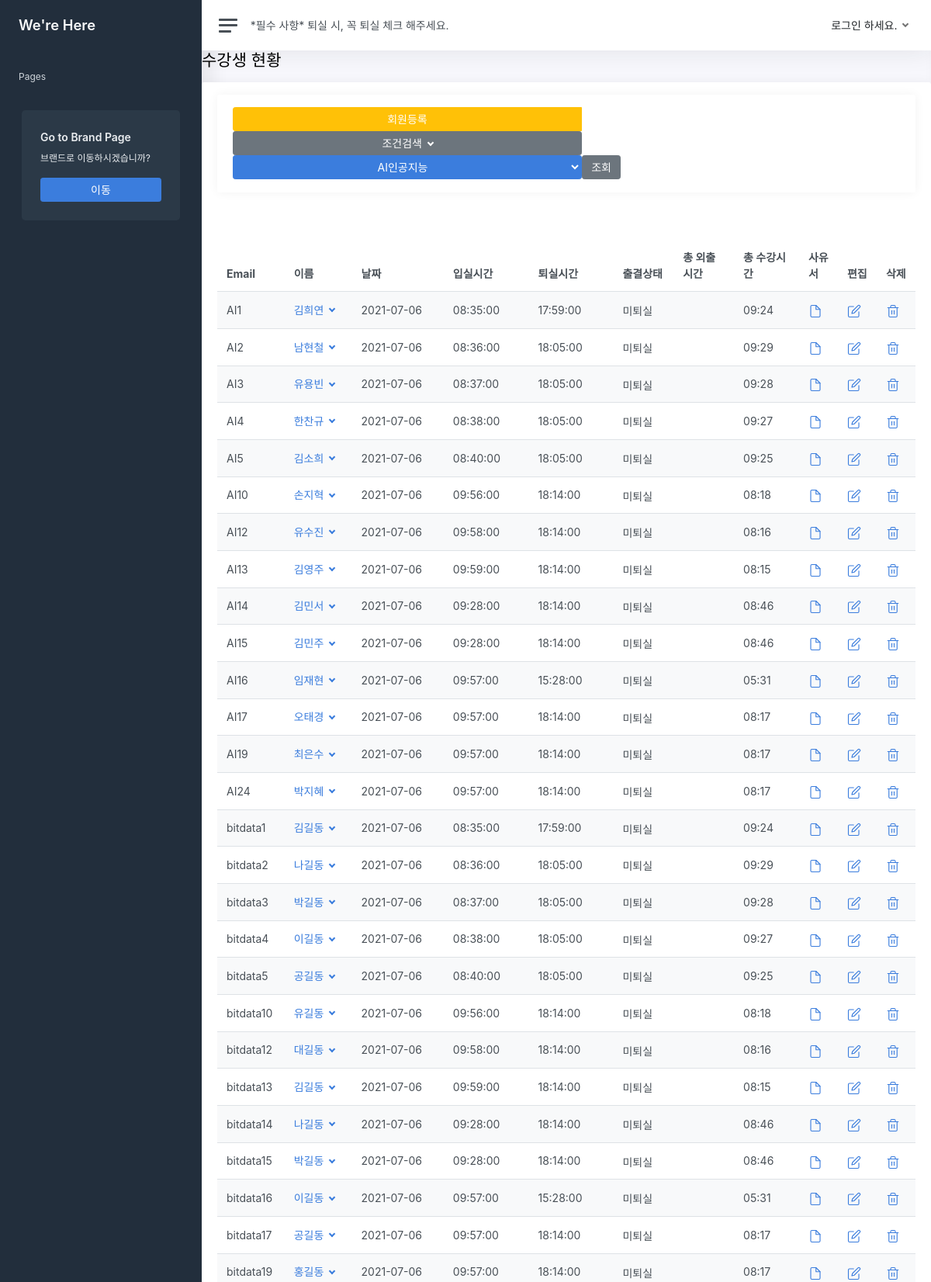
The app's page /CRM/status/data/stay/ (upper part) with its own data.
### CRM/models.py (models this page shows)
class Student_list(models.Model):
    studentListNum = models.AutoField(ClassList, primary_key=True)
    member_fk = models.ForeignKey(Member, on_delete=models.CASCADE)
    class_fk = models.ForeignKey(ClassList, on_delete=models.CASCADE)
    date = models.DateField(auto_now_add=True)
    attendance = models.CharField(max_length=2,default='N',null=True)
    absent = models.CharField(max_length=2,default='N',null=True)
    late = models.CharField(max_length=2,default='N',null=True)
    early= models.CharField(max_length=2,default='N',null=True)
    input_time = models.DateTimeField(null=True)
    output_time= models.DateTimeField(null=True)
    total_time_outing = models.DateTimeField(null=True)
    total_time = models.DateTimeField(null=True)
    temperature = models.FloatField(null=True)

class Member (models.Model):
    email = models.CharField(max_length=200, primary_key=True)
    class_fk = models.ForeignKey(ClassList, on_delete=models.CASCADE, null=True)
    password = models.CharField(max_length=200)
    name = models.CharField(max_length=50)
    age = models.IntegerField(null=True)
    university = models.CharField(max_length=50,default = '',null=True)
    major = models.CharField(max_length=50,default = '',null=True)
    interest_language = models.CharField(max_length=50,default = '',null=True)
    phone_number = models.CharField(max_length=100,default = '',null=True)
    address = models.CharField(max_length=200,default = '',null=True)
    birth = models.DateField(null=True)
    seat_num = models.IntegerField(null=True)
    authority = models.CharField(max_length=50)

### CRM/VIEW/status.py (the view)
# urls.py: path('status/data/stay/',               Status.stillhere,     name='status_stay'),
    def stillhere(request):
        classlist = ClassList.objects.all()
        list_status_here = Student_list.objects.filter(attendance='Y')
        context = {'classlist' : classlist,}
        for object in list_status_here:
            object.date = object.date.strftime('%Y-%m-%d')
            object.input_time = object.input_time.strftime('%H:%M:%S')
            object.output_time = object.output_time.strftime('%H:%M:%S')
            object.total_time = Status.diff_time(object.output_time, object.input_time)
            object.absent = '미퇴실'
        context = {'list_status' : list_status_here, 'classlist' : classlist,}
        return render(request, './crm/page/03_status/status_02.html', context)

### CRM/VIEW/status.py (called while the page is built)
    def diff_time(time_in,time_out):
        t2 = datetime.strptime(time_out,'%H:%M:%S')
        t1 = datetime.strptime(time_in,'%H:%M:%S')
        time_stay = abs(t2-t1)
        result = time(time_stay.seconds //3600, (time_stay.seconds // 60) % 60).strftime('%H:%M')
        return result

### CRM/templates/crm/page/03_status/status_02.html (shortened to what this page needs)
{% extends 'crm/include/base_c.html' %}
{% load static %}
{% block content %}
<h1 class="h3 mb-3">수강생 현황</h1>
<div class="row">
    <div class="col-12">
        <div class="card">
            <div class="card-header">
                <div class="card">
                    <div class="card-header">
                        <div class="btn-group">
                            <button type="button" class="btn btn-warning" data-toggle="modal" data-target="#centeredModalWarning" style="width:450px">
                            회원등록
                            </button>
                        </div>
                        <div class="btn-group">
                            <button type="button" class="btn btn-secondary dropdown-toggle" data-toggle="dropdown"
                                style="width:450px">
                                조건검색
                            </button>
                        </div>
                        <div class="btn-group">
                            <select type="button" class="btn btn-primary dropdown-toggle" data-toggle="dropdown"
                                aria-haspopup="true" aria-expanded="false" name="select_class"
                                id="select_class" onchange="search_class()" style="width:450px">
                                <div class="dropdown-menu">
                                    {% for object in classlist %}
                                    <option>{{ object.class_name }}</option>
                                </div>
                                {% endfor %}
                                <form action="{% url 'CRM:status_data'%}"method="post">
                                    <button type="submit" class="btn btn-secondary"> 조회 </button>
                                </form>
                            </div>
                    </div>
                </div>
            </div>
            <div class="card-body">
                <table class="table table-striped" id="dynamicTable">
                    <thead>
                        <tr>
                            <th style="width:6%;">Email</th>
                            <th style="width:10%">이름</th>
                            <th style="width:15%">날짜</th>
                            <th style="width:13%">입실시간</th>
                            <th style="width:13%">퇴실시간</th>
                            <th style="width:10%">출결상태</th>
                            <th style="width:10%">총 외출시간</th>
                            <th style="width:10%">총 수강시간</th>
                            <th style="width:5%">사유서</th>
                            <th style="width:4%">편집</th>
                            <th style="width:4%">삭제</th>
                        </tr>
                    </thead>
                    <tbody id="dynamicTbody">
                        {% for status in list_status %}
                        <tr>
                            <td> {{status.member_fk.email}} </td>
                            <td>
                                <a class="dropdown-toggle" href="#" data-toggle="dropdown" aria-expanded="false">
                                    {{ status.member_fk.name }}
                                </a>
                            </td>
                            <td> {{status.date}} </td>
                            <td> {{status.input_time}} </td>
                            <td> {{status.output_time}} </td>
                            {% if status.absent == '결석' %}
                            <td> <span class="badge bg-danger"> 결석 </span> </td>
                            {% elif status.absent == '미퇴실' %}
                            <td> <span class="align-middle"> 미퇴실 </span> </td>
                            {% elif status.absent == '지각' %}
                            <td> <span class="badge bg-warning"> 지각 </span> </td>
                            {% elif status.absent == '조퇴' %}
                            <td> 조퇴 </td>
                            {% else %}
                            <td> <span class="badge bg-success"> 출석 </span> </td>
                            {% endif %}
                            <td> </td>
                            <td> {{status.total_time}} </td>
                            <td> <a href="#"> </a></td>
                            <td> <a href="#">
                            </a></td>
                            <td> <a href="#">
                            </a></td>
                        </tr>
                        {% endfor %}
                    </tbody>
                </table>
            </div>
        </div>
    </div>
</div>
{% endblock %}

### records on screen
Student_list: member_fk.email "AI1", member_fk.name "김희연", date "2021-07-06", input_time "08:35:00", output_time "17:59:00", absent "미퇴실", total_time "09:24"
Student_list: member_fk.email "AI2", member_fk.name "남현철", date "2021-07-06", input_time "08:36:00", output_time "18:05:00", absent "미퇴실", total_time "09:29"
Student_list: member_fk.email "AI3", member_fk.name "유용빈", date "2021-07-06", input_time "08:37:00", output_time "18:05:00", absent "미퇴실", total_time "09:28"
Student_list: member_fk.email "AI4", member_fk.name "한찬규", date "2021-07-06", input_time "08:38:00", output_time "18:05:00", absent "미퇴실", total_time "09:27"
Student_list: member_fk.email "AI5", member_fk.name "김소희", date "2021-07-06", input_time "08:40:00", output_time "18:05:00", absent "미퇴실", total_time "09:25"
Student_list: member_fk.email "AI10", member_fk.name "손지혁", date "2021-07-06", input_time "09:56:00", output_time "18:14:00", absent "미퇴실", total_time "08:18"
Student_list: member_fk.email "AI12", member_fk.name "유수진", date "2021-07-06", input_time "09:58:00", output_time "18:14:00", absent "미퇴실", total_time "08:16"
Student_list: member_fk.email "AI13", member_fk.name "김영주", date "2021-07-06", input_time "09:59:00", output_time "18:14:00", absent "미퇴실", total_time "08:15"
Student_list: member_fk.email "AI14", member_fk.name "김민서", date "2021-07-06", input_time "09:28:00", output_time "18:14:00", absent "미퇴실", total_time "08:46"
Student_list: member_fk.email "AI15", member_fk.name "김민주", date "2021-07-06", input_time "09:28:00", output_time "18:14:00", absent "미퇴실", total_time "08:46"
Student_list: member_fk.email "AI16", member_fk.name "임재현", date "2021-07-06", input_time "09:57:00", output_time "15:28:00", absent "미퇴실", total_time "05:31"
Student_list: member_fk.email "AI17", member_fk.name "오태경", date "2021-07-06", input_time "09:57:00", output_time "18:14:00", absent "미퇴실", total_time "08:17"
Student_list: member_fk.email "AI19", member_fk.name "최은수", date "2021-07-06", input_time "09:57:00", output_time "18:14:00", absent "미퇴실", total_time "08:17"
Student_list: member_fk.email "AI24", member_fk.name "박지혜", date "2021-07-06", input_time "09:57:00", output_time "18:14:00", absent "미퇴실", total_time "08:17"
Student_list: member_fk.email "bitdata1", member_fk.name "김길동", date "2021-07-06", input_time "08:35:00", output_time "17:59:00", absent "미퇴실", total_time "09:24"
Student_list: member_fk.email "bitdata2", member_fk.name "나길동", date "2021-07-06", input_time "08:36:00", output_time "18:05:00", absent "미퇴실", total_time "09:29"
Student_list: member_fk.email "bitdata3", member_fk.name "박길동", date "2021-07-06", input_time "08:37:00", output_time "18:05:00", absent "미퇴실", total_time "09:28"
Student_list: member_fk.email "bitdata4", member_fk.name "이길동", date "2021-07-06", input_time "08:38:00", output_time "18:05:00", absent "미퇴실", total_time "09:27"
Student_list: member_fk.email "bitdata5", member_fk.name "공길동", date "2021-07-06", input_time "08:40:00", output_time "18:05:00", absent "미퇴실", total_time "09:25"
Student_list: member_fk.email "bitdata10", member_fk.name "유길동", date "2021-07-06", input_time "09:56:00", output_time "18:14:00", absent "미퇴실", total_time "08:18"
Student_list: member_fk.email "bitdata12", member_fk.name "대길동", date "2021-07-06", input_time "09:58:00", output_time "18:14:00", absent "미퇴실", total_time "08:16"
Student_list: member_fk.email "bitdata13", member_fk.name "김길동", date "2021-07-06", input_time "09:59:00", output_time "18:14:00", absent "미퇴실", total_time "08:15"
Student_list: member_fk.email "bitdata14", member_fk.name "나길동", date "2021-07-06", input_time "09:28:00", output_time "18:14:00", absent "미퇴실", total_time "08:46"
Student_list: member_fk.email "bitdata15", member_fk.name "박길동", date "2021-07-06", input_time "09:28:00", output_time "18:14:00", absent "미퇴실", total_time "08:46"
Student_list: member_fk.email "bitdata16", member_fk.name "이길동", date "2021-07-06", input_time "09:57:00", output_time "15:28:00", absent "미퇴실", total_time "05:31"
Student_list: member_fk.email "bitdata17", member_fk.name "공길동", date "2021-07-06", input_time "09:57:00", output_time "18:14:00", absent "미퇴실", total_time "08:17"
Student_list: member_fk.email "bitdata19", member_fk.name "홍길동", date "2021-07-06", input_time "09:57:00", output_time "18:14:00", absent "미퇴실", total_time "08:17"

### other values on screen
form field select_class "AI인공지능"
